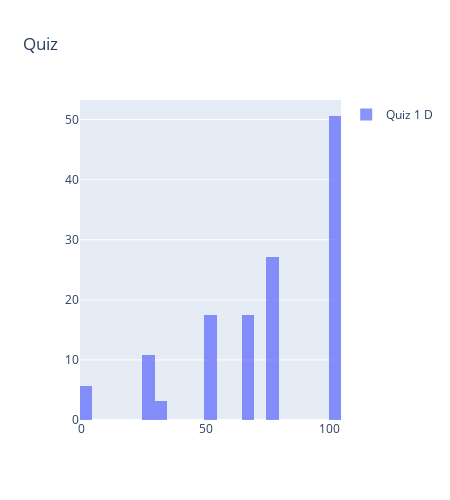

The cell this chart's notebook holds for it:
### Code cell
import plotly.graph_objects as go

import numpy as np

x1 = enfermagem[enfermagem.titulo_objeto == 'Quiz 1 D'].pontuacao

fig = go.Figure()
fig.add_trace(go.Histogram(x=x1, histnorm="density", name="Quiz 1 D"))

# Overlay both histograms
fig.update_layout(barmode='overlay')
# Reduce opacity to see both histograms
fig.update_traces(opacity=0.75)

fig.update_layout(title_text="Quiz", showlegend=True, height=500, width=450,)
fig.show()

### Figure 1 — Plotly figure (JSON) as saved in the notebook; plotly's stock layout.template omitted (floating-point values rounded to 4 significant figures; data arrays with more than 128 entries replaced by an {"elided": "..."} marker saying what was removed)
{"data": [{"histnorm": "density", "name": "Quiz 1 D", "opacity": 0.75, "type": "histogram", "x": {"elided": "661 int values"}}], "layout": {"barmode": "overlay", "height": 500, "showlegend": true, "title": {"text": "Quiz"}, "width": 450}}
